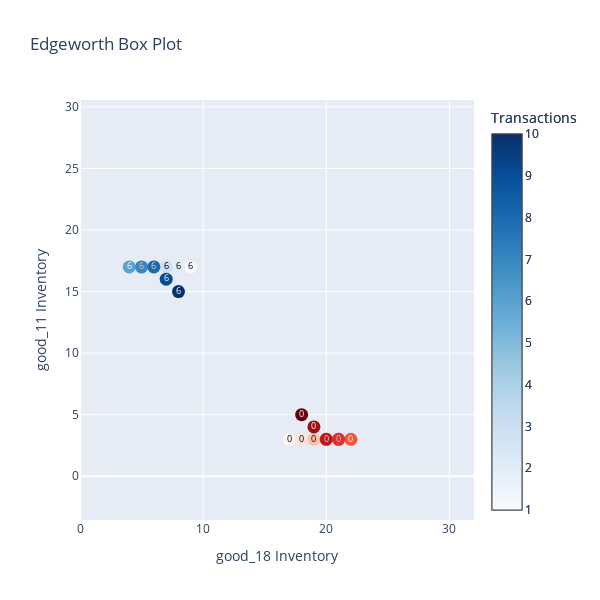

Write notebook code for a chart like this one.
### Markdown cell above
Initialize the market and execute. Use a network to determine trading partners.

### Code cell
market = Market()
# 10 Agents, 20 Goods, and max initial endowment of 20 (and no wealth equality)
market.generate_agents(10, 20, 20, False)
market.shuffled_goods_index
# Generate network
market.generate_network(size=3)
market.clear_transactions()
market.execute_exchange(
    trading_days=2, 
    # The higher strategic_error is, the less trades in the first trading day
    strategic_error = 0.1, 
    trade_within_network=True,
    # plot_types include "edgeworth", "pairwise_goods", "inventory_timeseries",
    # "aggregate_utility", and "individual_utility"
    # Note that the "edgeworth" only displays the first 10 transactions.
    plot_type="edgeworth",
    )

### Figure 1 — Plotly figure (JSON) as saved in the notebook; plotly's stock layout.template omitted (floating-point values rounded to 4 significant figures)
{"data": [{"marker": {"color": [1, 2, 3, 4, 5, 6, 7, 8, 9, 10], "colorbar": {"title": {"text": "Transactions"}}, "colorscale": [[0, "rgb(255,245,240)"], [0.125, "rgb(254,224,210)"], [0.25, "rgb(252,187,161)"], [0.375, "rgb(252,146,114)"], [0.5, "rgb(251,106,74)"], [0.625, "rgb(239,59,44)"], [0.75, "rgb(203,24,29)"], [0.875, "rgb(165,15,21)"], [1, "rgb(103,0,13)"]], "showscale": true, "size": 13}, "mode": "markers+text", "name": "Agent 0", "showlegend": false, "text": "0", "textfont": {"color": ["black", "black", "black", "black", "black", "white", "white", "white", "white", "white"], "size": 9}, "textposition": "middle center", "type": "scatter", "x": [17, 18, 19, 20, 21, 22, 21, 20, 19, 18], "y": [3, 3, 3, 3, 3, 3, 3, 3, 4, 5]}, {"marker": {"color": [1, 2, 3, 4, 5, 6, 7, 8, 9, 10], "colorbar": {"title": {"text": "Transactions"}}, "colorscale": [[0, "rgb(247,251,255)"], [0.125, "rgb(222,235,247)"], [0.25, "rgb(198,219,239)"], [0.375, "rgb(158,202,225)"], [0.5, "rgb(107,174,214)"], [0.625, "rgb(66,146,198)"], [0.75, "rgb(33,113,181)"], [0.875, "rgb(8,81,156)"], [1, "rgb(8,48,107)"]], "size": 13}, "mode": "markers+text", "name": "Agent 6", "showlegend": false, "text": "6", "textfont": {"color": ["black", "black", "black", "black", "black", "white", "white", "white", "white", "white"], "size": 9}, "textposition": "middle center", "type": "scatter", "x": [9, 8, 7, 6, 5, 4, 5, 6, 7, 8], "y": [17, 17, 17, 17, 17, 17, 17, 17, 16, 15]}], "layout": {"height": 600, "hovermode": "closest", "title": {"text": "Edgeworth Box Plot"}, "width": 600, "xaxis": {"range": [0, 32], "title": {"text": "good_18 Inventory"}}, "yaxis": {"range": [0, 27], "scaleanchor": "x", "scaleratio": 1, "title": {"text": "good_11 Inventory"}}}}
